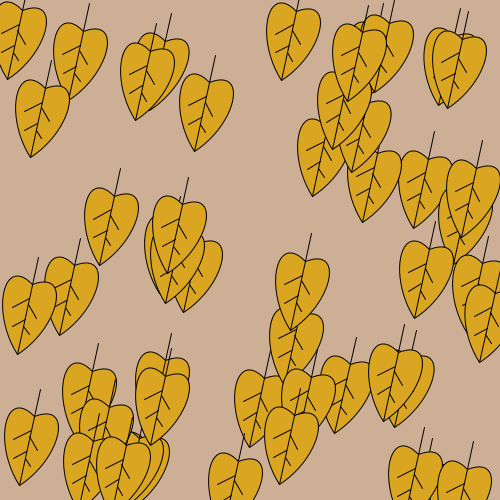
Frame 1 (no input)
Frame 60 (the mouse pressed at the canvas centre just before this capture): identical to frame 1, image omitted
Frame 120 (the mouse held since frame 60 and released just before this capture): identical to frame 1, image omitted

The Processing sketch that drew this single still picture (run headless with seeded random() and noise(); from frame 60 on, the mouse is pressed at the canvas centre):

// Processing sketch: processing_63226
// ── processing_63226.pde

World world;

float Lcpx1=300;
float Lcpy1=0;
float Lcpx2=300;
float Lcpy2=0;



float Rcpx1=0;
float Rcpy1=300;
float Rcpx2=0;
float Rcpy2=300;



float x1=208;
float y1=274;
float x2=168;
float y2=226;


float mouseInfluenceSize = 100;
float mouseTearSize = 20;
 
int leafCount = 50;




void setup () {
  size(500,500);

   
  // The "sizes" are squared here, so they don't need to be when compared in the PointMass class
  mouseInfluenceSize *= mouseInfluenceSize;

   
  // Reset function initializes World, the bodies, and the circles in our environment.
  reset();
}

void draw () {

  background(205,175,149);
   
  // Update physics, draw bodies, etc.
  world.update();

  if (frameCount % 60 == 0)
    println("Frame rate is " + frameRate);
}
 
// The reset function randomly places bodies and circles around the screen.
void reset () {
  // World class is constructed with 2 parameters: (int deltaTimeLength, int constraintAcc)
  // deltaTimeLength is the timestep used. Smaller would be more accurate.
  // constraintAcc is how many times constraints are solved per timestep.
  world = new World(15, 50);
   
  // Create the Bodies. in the Body constructor, everything is added to the World automatically.
  for (int i = 0; i < leafCount; i++) {
   itsALeaf leaf = new itsALeaf(new PVector(random(width), random(height)), 10);
  
  } 
  

  frameCount = 0;
}
 
// Allow the user to reset everything when they press 'R'.
void keyPressed() {
  if ((key == 'r') || (key == 'R'))
    reset();
}


// World
// All physics and objects, as well as the time step stuff, are handled here.
class World {
  // All of our objects
  ArrayList pointMasses = new ArrayList();
  ArrayList leaves = new ArrayList();
  
  
   
  float gravity = 0;
   
  // These variables are used to keep track of how much time is elapsed between each frame
  // they're used in the physics to maintain a certain level of accuracy and consistency
  // this program should run the at the same rate whether it's running at 30 FPS or 300,000 FPS
  long previousTime;
  long currentTime;
  // Delta means change. It's actually a triangular symbol, to label variables in equations
  // some programmers like to call it elapsedTime, or changeInTime. It's all a matter of preference
  // To keep the simulation accurate, we use a fixed time step
  int fixedDeltaTime;
  float fixedDeltaTimeSeconds;
  // the leftOverDeltaTime carries over change in time that isn't accounted for over to the next frame
  int leftOverDeltaTime;
 
  // How many times constraints are solved each frame
  int constraintAccuracy;
   
  World (int deltaTimeLength, int constraintAcc) {
    fixedDeltaTime = deltaTimeLength;
    fixedDeltaTimeSeconds = (float)fixedDeltaTime / 1000;
    previousTime = millis();
    currentTime = previousTime; 
    constraintAccuracy = constraintAcc;
  }
   
  void update () {
    /* Time related stuff */
    currentTime = millis();
    // deltaTimeMS: change in time in milliseconds since last frame
    long deltaTimeMS = currentTime - previousTime;
    // Reset previousTime.
    previousTime = currentTime;
    // timeStepAmt will be how many of our fixedDeltaTime's can fit in the physics for this frame.
    int timeStepAmt = (int)((float)(deltaTimeMS + leftOverDeltaTime) / (float)fixedDeltaTime);
    // reset leftOverDeltaTime.
    leftOverDeltaTime = (int)deltaTimeMS - (timeStepAmt * fixedDeltaTime);
    float fixedDeltaTimeSeconds = (float)fixedDeltaTime / 1000;
     
    /* Physics */
    for (int iteration = 1; iteration <= timeStepAmt; iteration++) {
      // update each PointMass's position
      for (int i = 0; i < pointMasses.size(); i++) {
        PointMass p = (PointMass) pointMasses.get(i);
        p.updatePhysics(fixedDeltaTimeSeconds);
      }
      // solve the constraints
      for (int x = 0; x < constraintAccuracy; x++) {
        for (int i = 0; i < pointMasses.size(); i++) {
          PointMass p = (PointMass) pointMasses.get(i);
          p.solveConstraints();
        }
        for (int i = 0; i < leaves.size(); i++) {
          Leaf c = (Leaf) leaves.get(i);
          c.solveConstraints(); 
        }
      }
    }
     
    // we use a separate loop for drawing so points and their links don't get drawn more than once
    // (rendering can be a major resource hog if not done efficiently)
    // also, interactions (mouse dragging) is applied
    for (int i = 0; i < pointMasses.size(); i++) {
      PointMass p = (PointMass) pointMasses.get(i);
      p.updateInteractions();
      p.draw();
    }
    for (int i = 0; i < leaves.size(); i++) {
      Leaf c = (Leaf) leaves.get(i);
      c.draw(); 
    }
  }
  // Functions for adding PointMasses and Circles.
  void addLeaf (Leaf c) {
    leaves.add(c); 
  }
  void removeLeaf (Leaf c) {
    leaves.remove(c); 
  }
  void addPointMass (PointMass p) {
    pointMasses.add(p);
  }
  void removePointMass (PointMass p) {
    pointMasses.remove(p);
  }
}


class itsALeaf {

  PointMass oneLeaf;

 Leaf theLeaf;
   
  float leafLength;
  itsALeaf (PVector position, float leafHeight) {
    leafLength = leafHeight / 2;
 
    // PointMasses
    // Here, they're initialized with random positions.
    oneLeaf = new PointMass(new PVector(position.x + random(-5,5),position.y + random(-5,5)));

    // Masses
    // Uses data from http://www.humanics-es.com/ADA304353.pdf
    oneLeaf.mass = 4;

    // Leaf
    theLeaf = new Leaf(oneLeaf.position, leafLength*0.75);
    theLeaf.attachToPointMass(oneLeaf);

    // The PointMasses (and circle!) is added to the world
    world.addLeaf(theLeaf);
    world.addPointMass(oneLeaf);

  }

}


// Could be called "Head" if we wanted, since it's basically all it's used for.
class Leaf {
  PVector position;
  PVector lposition;

 // float radius;
   float r=1;

  // Most of the physics is done in the PointMass the Circle is attached to.
  boolean attachedToPointMass = false;
  PointMass attachedPointMass;
   
  Leaf (PVector pos, float r) {
    position = pos.get();
    lposition=position.get();
  }
  void solveConstraints () {
    // First move the circle to where its attached PointMass is.
    position = attachedPointMass.position.get();

       
    // Move the PointMass to the corrected position.
    attachedPointMass.position = position.get();
  }
  void draw () {
    
    float d=dist(lposition.x, lposition.y,position.x,position.y);
        r=r+d/70.0;

    pushMatrix();
     translate(position.x,position.y);
     rotate(r);
    translate(-position.x,-position.y);
          
          
    fill(218,165,32);
    curve(Lcpx1+position.x, Lcpy1+position.y, position.x+50, position.y+50, position.x, position.y, Lcpx2+position.x, Lcpy2+position.y);
    curve(Rcpx1+position.x, Rcpy1+position.y, position.x+50, position.y+50, position.x, position.y, Rcpx2+position.x, Rcpy2+position.y);
    line (position.x+50, position.y+50, position.x-20, position.y-20);
    line (position.x+8, position.y+30, position.x+10, position.y+10);
    line (position.x+24, position.y+40, position.x+25, position.y+25);
    line (position.x+30, position.y+15, position.x+14, position.y+14);
    line (position.x+40, position.y+30, position.x+30, position.y+30);

  popMatrix();
  
  lposition = position.get();

  }
  

  void attachToPointMass (PointMass p) {
    attachedPointMass = p;
  }
}





// The Link class is used for handling constraints between particles.
class Link {
  float restingDistance;
  float stiffness;
   
  PointMass p1;
  PointMass p2;
   
  // the scalars are how much "tug" the particles have on each other
  // this takes into account masses and stiffness, and are set in the Link constructor
  float scalarP1;
  float scalarP2;
   
  // if you want this link to be invisible, set this to false
  boolean drawThis;
   
}



// PointMass
// http://www.openprocessing.org/visuals/?visualID=20140
class PointMass {
  PVector lastPosition; // for calculating position change (velocity)
  PVector position;
 
  PVector acceleration;
 
  float mass = 1;
  float damping = 20; // friction
 
  // An ArrayList for links, so we can have as many links as we want to this PointMass
  ArrayList links = new ArrayList();
 
  boolean pinned = false;
  PVector pinLocation = new PVector(0,0);
 
  // PointMass constructor
  PointMass (PVector pos) {
    position = pos.get();
    lastPosition = pos.get();
    acceleration = new PVector(0,0);
  }
   
  // The update function is used to update the physics of the particle.
  // motion is applied, and links are drawn here
  void updatePhysics (float timeStep) {
    // gravity:
    // f(gravity) = m * g
    PVector fg = new PVector(0, mass * world.gravity, 0);
    this.applyForce(fg);
 
    /*
       We use Verlet Integration to simulate the physics
       In Verlet Integration, the rule is simple: any change in position will result in a change of velocity
       Therefore, things in motion will stay in motion. If you want to push a PointMass towards a direction,
       just move its position and it'll continue going that way.  
    */
    // velocity = position - lastPosition
    PVector velocity = PVector.sub(position, lastPosition);
    // apply damping: acceleration -= velocity * (damping/mass)
    acceleration.sub(PVector.mult(velocity,damping/mass));
    // newPosition = position + velocity + 0.5 * acceleration * deltaTime * deltaTime
    PVector nextPos = PVector.add(PVector.add(position, velocity), PVector.mult(PVector.mult(acceleration, 0.5), timeStep * timeStep));
    // reset variables
    lastPosition.set(position);
    position.set(nextPos);
    acceleration.set(0,0,0);
 
    // make sure the particle stays in its place if it's pinned
    // (This isn't used for this simulation, but it's there anyways.)
    if (pinned)
      position.set(pinLocation);
  }
  void updateInteractions () {
    // this is where our interaction comes in.
    if (mousePressed) {
      float distanceSquared = sq(mouseX - position.x) + sq(mouseY - position.y);
      if (mouseButton == LEFT) {
        if (distanceSquared < mouseInfluenceSize) { // remember mouseInfluenceSize was squared in setup()
          // move particles towards where the mouse is moving
          // amount to add onto the particle position:
          position.x += (mouseX - pmouseX) * 0.1 * (sqrt(mouseInfluenceSize) - sqrt(distanceSquared)) / sqrt(mouseInfluenceSize);
          position.y += (mouseY - pmouseY) * 0.1 * (sqrt(mouseInfluenceSize) - sqrt(distanceSquared)) / sqrt(mouseInfluenceSize);
         
        }

      }
      else if (mouseButton == RIGHT) { // if the right mouse button is clicking, we tear the cloth by removing links
        if (distanceSquared < mouseTearSize)
          position.x -= (mouseX - pmouseX) * 0.1 * (sqrt(mouseInfluenceSize) - sqrt(distanceSquared)) / sqrt(mouseInfluenceSize);
          position.y -= (mouseY - pmouseY) * 0.1 * (sqrt(mouseInfluenceSize) - sqrt(distanceSquared)) / sqrt(mouseInfluenceSize);
      }
    }
  }
 
  void draw () {
    // draw the links and points
    stroke(0);
    if (links.size() > 0) {
      for (int i = 0; i < links.size(); i++) {
        Link currentLink = (Link) links.get(i);
        if (currentLink.drawThis) // some links are invisible
          line(position.x, position.y, currentLink.p2.position.x, currentLink.p2.position.y);
      }
    }
    else
      point(position.x, position.y);
  }
  // here we tell each Link to solve constraints
  void solveConstraints () {
    for (int i = 0; i < links.size(); i++) {
      Link currentLink = (Link) links.get(i);
    }

     
    // These if statements keep the particles within the screen
    if (position.y < 1)
      position.y = 2 - position.y;
    if (position.y > height-1)
      position.y = 2 * (height - 1) - position.y;
    if (position.x > width-1)
      position.x = 2 * (width - 1) - position.x;
    if (position.x < 1)
      position.x = 2 - position.x;
  }
 

  void applyForce (PVector f) {

    acceleration.add(PVector.div(PVector.mult(f,1), mass));
  }
 
  void pinTo (PVector location) {
    pinned = true;
    pinLocation.set(location);
  }
}
